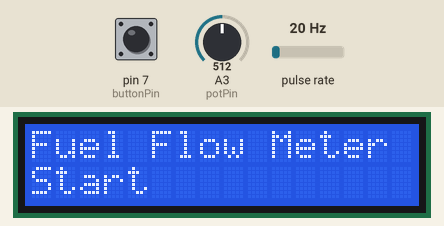
A sketch run on a simulated Arduino Uno, built with avr-gcc and run on an emulated ATmega328P. Parts: 16×2 character LCD. Wiring (inferred from the names in the program): pulse sensor: data pin 2. The test bench sets the inputs (shaded band); at power-on: pin 7 (buttonPin) HIGH, A3 (potPin) = 512, pulse rate 20 Hz. What the sketch prints to the serial monitor is not drawn.

Above: at 1.2 s.
1.3 s: pin 7 (buttonPin) pulled LOW for 3.2 s
At 5.6 s:
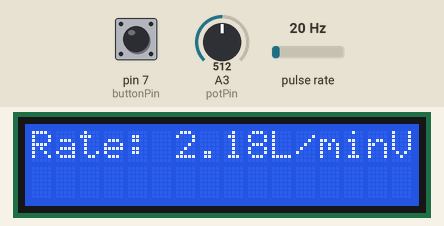
6.0 s: pin 7 (buttonPin) pulled LOW for 0.15 s
At 7.0 s:
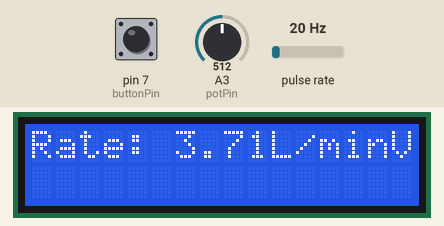
Timing chart, 0 to 9.0 s (numbered marks = the images above; inputs shaded):
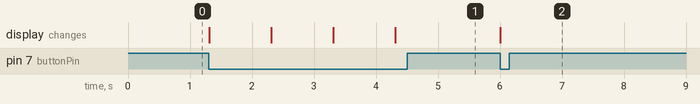

The sketch:

measuringcode.ino
```cpp
/*Design and Fabrication of fuel intake gauge for fuel storage in vehicles
  Arduino Uno program*/
// LiquidCrystal - Version: Latest
#include <LiquidCrystal.h>
//Pin declaration for each component
unsigned char flowsensor = 2;
unsigned char buttonPin = 7;
int potPin = A3;
LiquidCrystal lcd(12, 11, 5, 4, 3, 9);
//Variables
volatile int flow_frequency;
/*flow_frequency stores the number of pulses received from flowsensor*/
float volume = 0.0, tube_volume = 0.2;
/*Volume of tube taken as 200mL*/
float litre_p_min; //flow rate
//Component state variables
int potVal = 0; //potentiometer
int buttonState = 0; //limit switch
//Time variables
unsigned long currentTime;
unsigned long cloopTime;
// Function to add number of pulses received
void flow() {
  flow_frequency++;
}
// Setup function called on every use
void setup() {
  pinMode(flowsensor, INPUT); // declaring flowsensor as input device
  pinMode(buttonPin, INPUT);  // declaring limit switch as input device
  Serial.begin(9600);
  lcd.begin(16, 2);
  attachInterrupt(digitalPinToInterrupt(flowsensor), flow, RISING);
  lcd.clear();
  lcd.setCursor(0, 0);
  lcd.print("Fuel Flow Meter");
  lcd.setCursor(0, 1);
  lcd.print("Start");
  currentTime = millis();
  cloopTime = currentTime;
}
void loop() {
  potVal = analogRead(potPin);
  /*analogRead() returns a number between 0 and 1023
    potVal store the resistance value of the potentiometer attached to flowsensor*/
  buttonState = digitalRead(buttonPin); // stores the state of the limit switch
  /*if the limit switch is open ,the loop starts*/
  if (buttonState == LOW) {
    currentTime = millis();
    /*Goes into if-loop after every second if the float valve is open
      The maximum valve of readable from the potentiometer is 1023*/
    if (currentTime >= (cloopTime + 1000) && potVal < 1020) {
      cloopTime = currentTime;
      // considers the loop if any input is received from the flow sensor during the last second
      if (flow_frequency != 0) {
        // calculates the flow rate per minute from the number of pulses from flowsensor
        litre_p_min = (flow_frequency * 60) / 550.0;
        // Shows the instantaneous flow rate on LCD screen
        lcd.clear();
        lcd.setCursor(0, 0);
        lcd.print("Rate: ");
        lcd.print(litre_p_min);
        lcd.print("L/min");
        /*Calculates the volume from the number of pulses received
          1 Litre = 550 pulse
          1 pulse = (1/550)L */
        volume = volume + (flow_frequency / 550);
        lcd.print("Vol: ");
        lcd.print(volume); // prints the volume of fuel received
        lcd.print(" L");
        flow_frequency = 0;
        /*prints the flow rate on the serial monitor of Arduino IDEfor debugging purposes*/
        Serial.print(litre_p_min, DEC);
        Serial.println("L/min");
      }
      // considers the else loop if no input is received from the flow sensor
      else {
        // considers the loop while float valve is open
        if (potVal < 1020 ) {
          litre_p_min = 0;
          lcd.clear();
          lcd.setCursor(0, 0);
          lcd.print("Rate: ");
          lcd.print(litre_p_min);
          lcd.print("L/min");
          lcd.setCursor(0, 1);
          lcd.print("Vol: ");
          lcd.print(volume);  // prints the volume of fuel received
          lcd.print(" L");
        }
      }
    }
    // considers the loop only if float valve is closed
    if (potVal > 1020) {
      lcd.clear();
      lcd.setCursor(0, 0);
      lcd.print("Full Tank Filling");
      lcd.setCursor(0, 1);
      delay(10000); //delays the final result for 10 sec for complete filling of fuel tank
      // prints the volume of fuel received combining the volume of tube upto the fuel dispenser nozzle
      volume = volume + tube_volume;
      lcd.print("Vol: ");
      lcd.print(volume);
      lcd.print(" L");
    }
  }
}
```

Measured:
- after the input at 1.3 s, the display: first changes at once (image 1 shows a later state)
- after the input at 6.0 s, the display: changes at once (image 2)
